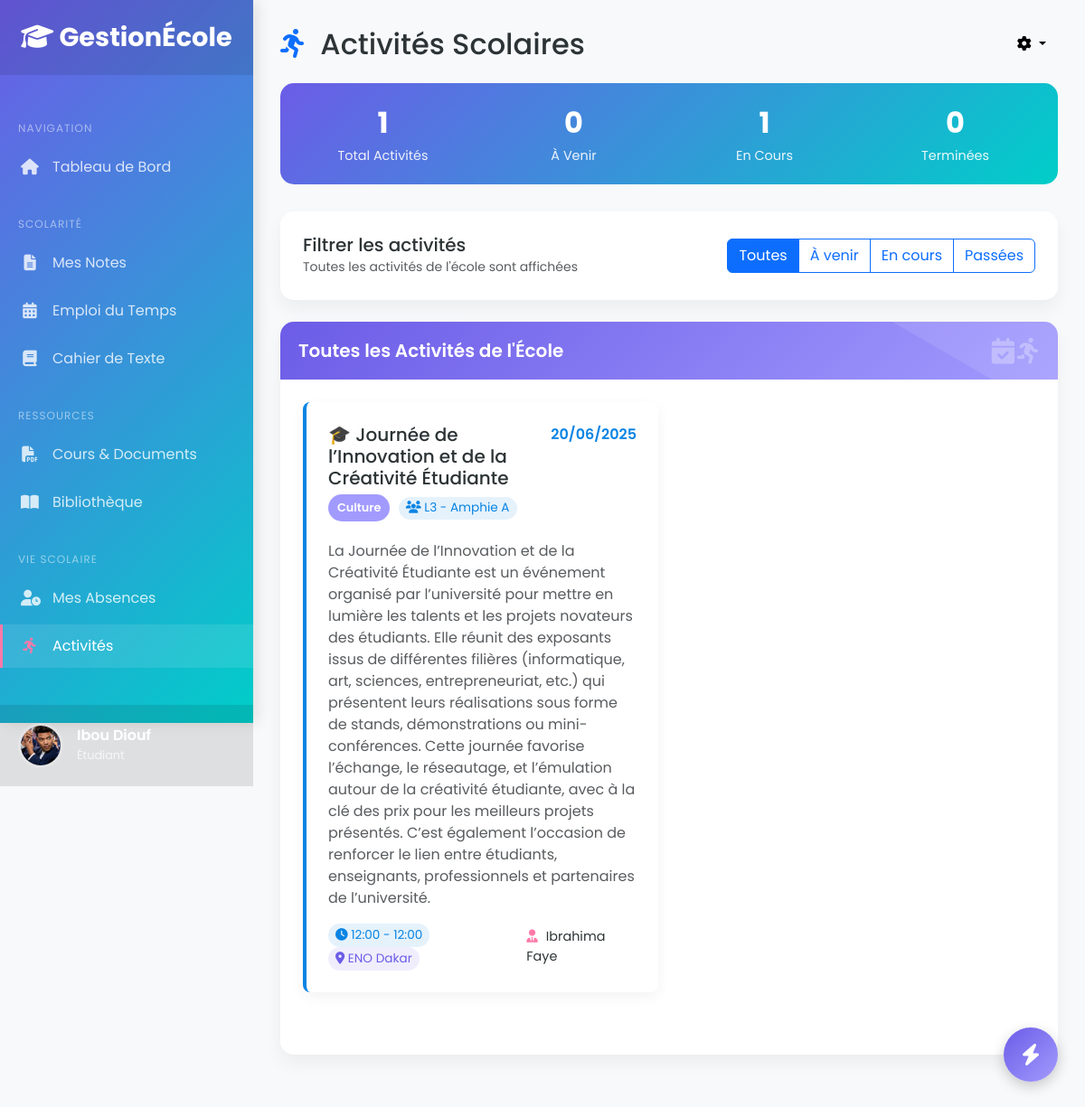
/etudiant/vie_scolaire/activites.php (signed in), run on the app's committed database.
### tables this page shows
CREATE TABLE IF NOT EXISTS `utilisateurs` (
  `id` int NOT NULL AUTO_INCREMENT,
  `nom` varchar(50) NOT NULL,
  `prenom` varchar(50) DEFAULT NULL,
  `email` varchar(100) NOT NULL,
  `password` varchar(255) NOT NULL,
  `role` enum('admin','enseignant','etudiant') NOT NULL,
  `telephone` varchar(20) DEFAULT NULL,
  `adresse` text,
  `sexe` enum('M','F') DEFAULT NULL,
  `date_naissance` date DEFAULT NULL,
  `photo_profil` varchar(255) DEFAULT NULL,
  `specialite` varchar(100) DEFAULT NULL,
  `grade` varchar(50) DEFAULT NULL,
  `contrat` enum('titulaire','contractuel','vacataire') DEFAULT NULL,
  `groupe_sanguin` varchar(3) DEFAULT NULL,
  `statut` tinyint(1) DEFAULT '1',
  `created_at` datetime DEFAULT CURRENT_TIMESTAMP,
  `updated_at` datetime DEFAULT NULL ON UPDATE CURRENT_TIMESTAMP,
  PRIMARY KEY (`id`),
  UNIQUE KEY `email` (`email`)
);

CREATE TABLE IF NOT EXISTS `activites_scolaires` (
  `id` int NOT NULL AUTO_INCREMENT,
  `titre` varchar(255) NOT NULL,
  `description` text,
  `type` enum('sport','culture','scientifique','educatif','sortie') NOT NULL,
  `date_debut` datetime NOT NULL,
  `date_fin` datetime NOT NULL,
  `lieu` varchar(100) DEFAULT NULL,
  `organisateur_id` int NOT NULL,
  `classe_id` int DEFAULT NULL,
  `annee_id` int NOT NULL,
  `created_at` datetime DEFAULT CURRENT_TIMESTAMP,
  PRIMARY KEY (`id`),
  KEY `organisateur_id` (`organisateur_id`),
  KEY `classe_id` (`classe_id`),
  KEY `annee_id` (`annee_id`)
);

CREATE TABLE IF NOT EXISTS `classes` (
  `id` int NOT NULL AUTO_INCREMENT,
  `nom` varchar(50) DEFAULT NULL,
  `niveau` varchar(50) DEFAULT NULL,
  `cycle_id` int DEFAULT NULL,
  `annee_id` int DEFAULT NULL,
  `responsable_id` int DEFAULT NULL,
  `capacite_max` int DEFAULT '30',
  PRIMARY KEY (`id`),
  KEY `cycle_id` (`cycle_id`),
  KEY `annee_id` (`annee_id`),
  KEY `responsable_id` (`responsable_id`)
);

### etudiant/vie_scolaire/activites.php (the view, shortened to what this page needs)
<?php
require_once '../../config/db.php';
$etudiant_id = $_SESSION['user_id'];
try {
    $stmt_etudiant = $pdo->prepare("SELECT * FROM utilisateurs WHERE id = ?");
    $stmt_etudiant->execute([$etudiant_id]);
    $etudiant = $stmt_etudiant->fetch();
    $stmt_annee = $pdo->query("SELECT * FROM annees_scolaires WHERE statut = 'en_cours' LIMIT 1");
    $annee_en_cours = $stmt_annee->fetch();
    $activites = [];
    if ($annee_en_cours) {
        $stmt_activites = $pdo->prepare("
            SELECT a.*, u.nom AS organisateur_nom, u.prenom AS organisateur_prenom,
                   c.nom AS classe_nom, c.niveau AS classe_niveau
            FROM activites_scolaires a
            JOIN utilisateurs u ON a.organisateur_id = u.id
            LEFT JOIN classes c ON a.classe_id = c.id
            WHERE a.annee_id = ?
            ORDER BY a.date_debut DESC
        ");
        $stmt_activites->execute([$annee_en_cours['id']]);
        $activites = $stmt_activites->fetchAll();
    }
} catch (PDOException $e) {
    die("Erreur de base de données : " . $e->getMessage());
}
?>
<!DOCTYPE html>
<html lang="fr">
<head>
    <link href="https://cdn.jsdelivr.net/npm/bootstrap@5.3.3/dist/css/bootstrap.min.css" rel="stylesheet">
    <link rel="stylesheet" href="https://cdnjs.cloudflare.com/ajax/libs/font-awesome/6.5.2/css/all.min.css">
</head>
<body>
    <nav id="sidebar">
        <div class="sidebar-header">
            <a href="../dashboard.php" class="logo">
                <i class="fas fa-graduation-cap"></i> GestionÉcole
            </a>
        </div>
        <ul class="list-unstyled sidebar-nav">
            <li class="nav-category">Navigation</li>
            <li class="nav-item">
                <a href="../dashboard.php" class="nav-link">
                    <i class="fas fa-home"></i> Tableau de Bord
                </a>
            </li>
            <li class="nav-category">Scolarité</li>
            <li class="nav-item">
                <a href="../scolarite/bulletin.php" class="nav-link">
                    <i class="fas fa-file-alt"></i> Mes Notes
                </a>
            </li>
            <li class="nav-item">
                <a href="../scolarite/emploi.php" class="nav-link">
                    <i class="fas fa-calendar-alt"></i> Emploi du Temps
                </a>
            </li>
            <li class="nav-item">
                <a href="../scolarite/cahier_texte.php" class="nav-link">
                    <i class="fas fa-book"></i> Cahier de Texte
                </a>
            </li>
            <li class="nav-category">Ressources</li>
            <li class="nav-item">
                <a href="../ressources/cours.php" class="nav-link">
                    <i class="fas fa-file-pdf"></i> Cours & Documents
                </a>
            </li>
            <li class="nav-item">
                <a href="../ressources/bibliotheque.php" class="nav-link">
                    <i class="fas fa-book-open"></i> Bibliothèque
                </a>
            </li>
            <li class="nav-category">Vie Scolaire</li>
            <li class="nav-item">
                <a href="absences.php" class="nav-link">
                    <i class="fas fa-user-clock"></i> Mes Absences
                </a>
            </li>
            <li class="nav-item">
                <a href="activites.php" class="nav-link active">
                    <i class="fas fa-running"></i> Activités
                </a>
            </li>
        </ul>
        <div class="user-profile">
            <img src="../../../assets/img/profiles/<?= htmlspecialchars($etudiant['photo_profil'] ?? 'default.png') ?>" alt="Photo de profil">
            <div class="user-info">
                <h6><?= htmlspecialchars($etudiant['prenom'] . ' ' . $etudiant['nom']) ?></h6>
                <small>Étudiant</small>
            </div>
        </div>
    </nav>
    <div id="main-content">
        <div class="d-flex justify-content-between align-items-center mb-4">
            <h2 class="mb-0">
                <i class="fas fa-running text-primary me-2"></i> Activités Scolaires
            </h2>
            <div class="dropdown">
                <button class="btn btn-light dropdown-toggle" type="button" id="dropdownMenuButton" data-bs-toggle="dropdown" aria-expanded="false">
                    <i class="fas fa-cog"></i>
                </button>
            </div>
        </div>
        <?php if (!empty($activites)):
            $now = new DateTime();
            $upcoming = $ongoing = $past = 0;
            foreach ($activites as $activite) {
                $date_debut = new DateTime($activite['date_debut']);
                $date_fin = new DateTime($activite['date_fin']);
                if ($date_debut > $now) {
                    $upcoming++;
                } elseif ($date_fin < $now) {
                    $past++;
                } else {
                    $ongoing++;
                }
            }
        ?>
        <div class="stats-row animate-fade-in">
            <div class="row">
                <div class="col-md-3">
                    <div class="stat-item">
                        <span class="stat-number"><?= count($activites) ?></span>
                        <span class="stat-label">Total Activités</span>
                    </div>
                </div>
                <div class="col-md-3">
                    <div class="stat-item">
                        <span class="stat-number"><?= $upcoming ?></span>
                        <span class="stat-label">À Venir</span>
                    </div>
                </div>
                <div class="col-md-3">
                    <div class="stat-item">
                        <span class="stat-number"><?= $ongoing ?></span>
                        <span class="stat-label">En Cours</span>
                    </div>
                </div>
                <div class="col-md-3">
                    <div class="stat-item">
                        <span class="stat-number"><?= $past ?></span>
                        <span class="stat-label">Terminées</span>
                    </div>
                </div>
            </div>
        </div>
        <?php endif; ?>
        <div class="dashboard-card animate-fade-in mb-4">
            <div class="card-body">
                <div class="row align-items-center">
                    <div class="col-md-6">
                        <h5 class="mb-0">Filtrer les activités</h5>
                        <small class="text-muted">Toutes les activités de l'école sont affichées</small>
                    </div>
                    <div class="col-md-6">
                        <div class="d-flex justify-content-end">
                            <div class="btn-group" role="group">
                                <button type="button" class="btn btn-outline-primary active" data-filter="all">Toutes</button>
                                <button type="button" class="btn btn-outline-primary" data-filter="upcoming">À venir</button>
                                <button type="button" class="btn btn-outline-primary" data-filter="ongoing">En cours</button>
                                <button type="button" class="btn btn-outline-primary" data-filter="past">Passées</button>
                            </div>
                        </div>
                    </div>
                </div>
            </div>
        </div>
        <div class="dashboard-card animate-fade-in delay-1">
            <div class="card-header">
                <h5><i class="fas fa-calendar-check me-2"></i> Toutes les Activités de l'École</h5>
                <i class="fas fa-running"></i>
            </div>
            <div class="card-body">
                <?php if (!empty($activites)): ?>
                    <div class="row" id="activities-container">
                        <?php
                        $now = new DateTime();
                        foreach ($activites as $activite):
                            $date_debut = new DateTime($activite['date_debut']);
                            $date_fin = new DateTime($activite['date_fin']);
                            $status = '';
                            if ($date_debut > $now) {
                                $status = 'upcoming';
                            } elseif ($date_fin < $now) {
                                $status = 'past';
                            } else {
                                $status = 'ongoing';
                            }
                        ?>
                            <div class="col-md-6 mb-4 activity-item" data-status="<?= $status ?>">
                                <div class="activity-card <?= $status ?> p-4">
                                    <div class="d-flex justify-content-between align-items-start mb-3">
                                        <div>
                                            <h5 class="mb-1"><?= htmlspecialchars($activite['titre']) ?></h5>
                                            <span class="activity-badge badge-<?= htmlspecialchars($activite['type']) ?>">
                                                <?= ucfirst(htmlspecialchars($activite['type'])) ?>
                                            </span>
                                            <?php if ($activite['classe_id']): ?>
                                                <div class="activity-target">
                                                    <i class="fas fa-users"></i> <?= htmlspecialchars($activite['classe_niveau'] . ' - ' . $activite['classe_nom']) ?>
                                                </div>
                                            <?php else: ?>
                                                <div class="activity-target">
                                                    <i class="fas fa-globe"></i> Toute l'école
                                                </div>
                                            <?php endif; ?>
                                        </div>
                                        <span class="activity-date <?= $status ?>">
                                            <?= $date_debut->format('d/m/Y') ?>
                                        </span>
                                    </div>
                                    <p class="text-muted mb-3"><?= nl2br(htmlspecialchars($activite['description'])) ?></p>
                                    <div class="d-flex justify-content-between align-items-center">
                                        <div>
                                            <span class="activity-time <?= $status ?> me-2">
                                                <i class="fas fa-clock"></i>
                                                <?= $date_debut->format('H:i') ?> - <?= $date_fin->format('H:i') ?>
                                            </span>
                                            <?php if (!empty($activite['lieu'])): ?>
                                                <span class="activity-time">
                                                    <i class="fas fa-map-marker-alt"></i> <?= htmlspecialchars($activite['lieu']) ?>
                                                </span>
                                            <?php endif; ?>
                                        </div>
                                        <div class="activity-organizer">
                                            <i class="fas fa-user-tie"></i>
                                            <?= htmlspecialchars($activite['organisateur_prenom'] . ' ' . $activite['organisateur_nom']) ?>
                                        </div>
                                    </div>
                                </div>
                            </div>
                        <?php endforeach; ?>
                    </div>
                <?php endif; ?>
            </div>
        </div>
    </div>
    <button class="floating-btn" data-bs-toggle="modal" data-bs-target="#quickActionsModal">
        <i class="fas fa-bolt"></i>
    </button>
</body>
</html>

### data on the page
utilisateurs: photo_profil (picture), prenom+nom "Ibou Diouf"
activites_scolaires: titre "🎓 Journée de l’Innovation et de la Créativité Étudiante", type "Culture", classe.nom "L3 - Amphie A", date_debut "20/06/2025", description "La Journée de l’Innovation et de la Créativité Étudiante est un événement organisé par l’université pour mettre en lumière les talents et les projets novateurs des étudiants. Elle réunit des exposants issus de différentes filières (informatique, art, sciences, entrepreneuriat, etc.) qui présentent leurs réalisations sous forme de stands, démonstrations ou mini-conférences. Cette journée favorise l’échange, le réseautage, et l’émulation autour de la créativité étudiante, avec à la clé des prix pour les meilleurs projets présentés. C’est également l’occasion de renforcer le lien entre étudiants, enseignants, professionnels et partenaires de l’université.", date_debut "12:00", date_fin "12:00", lieu "ENO Dakar", utilisateurs.prenom+nom "Ibrahima Faye"

### other printed values
count($activites) "1"
$upcoming "0"
$ongoing "1"
$past "0"
